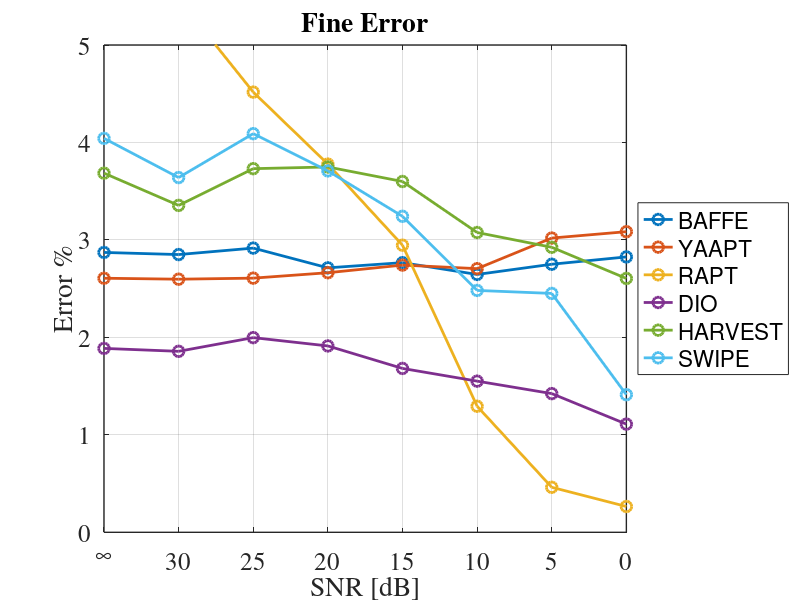
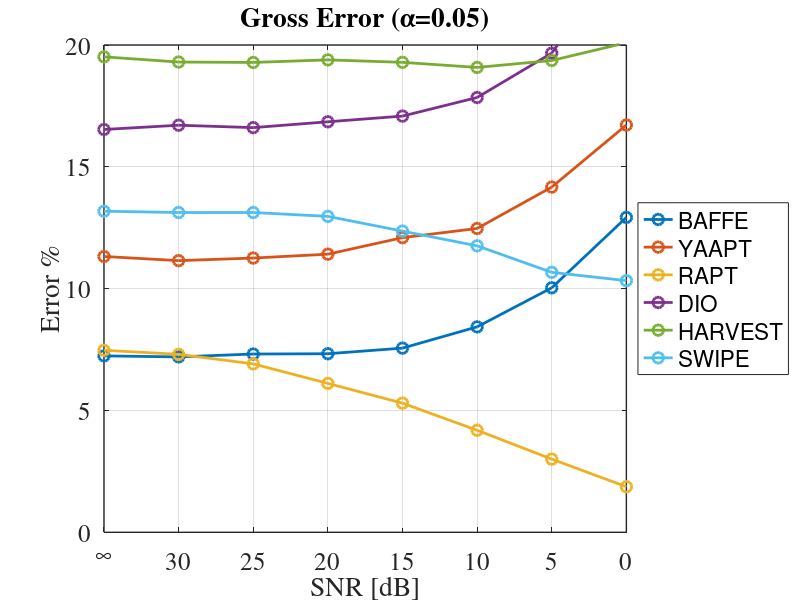
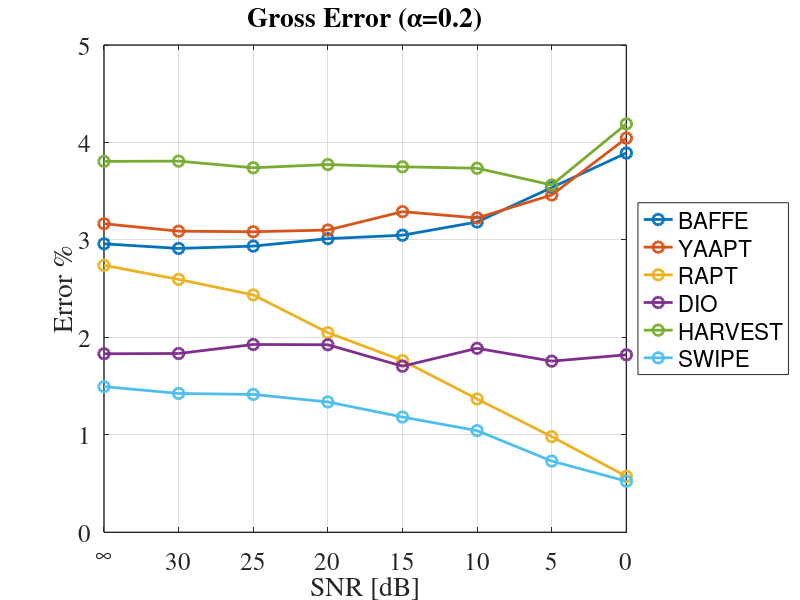
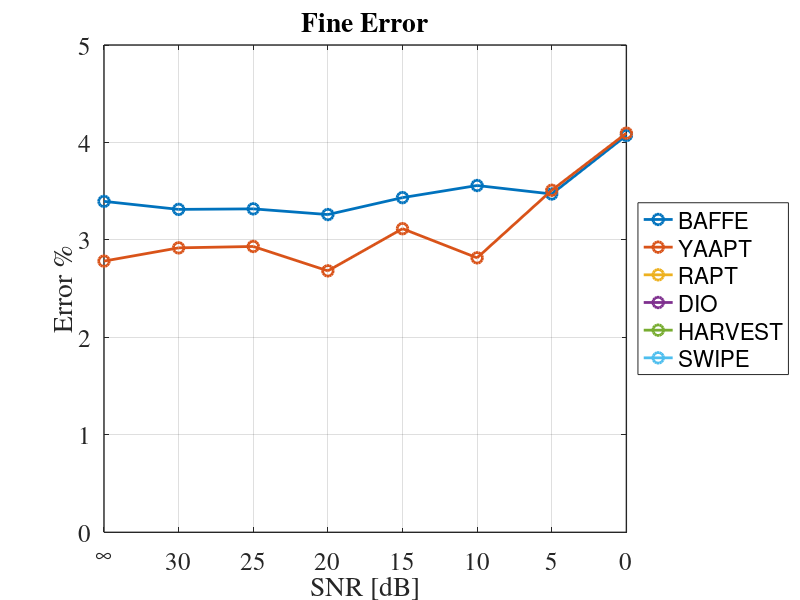

MATLAB code for these plots, in order:
% % % % % % % % % % % % % % % % % % % % % % % % % % % % % % % % % % % % % %
% % Name        : Danny Toma
% % Date        : February 1, 2019
% % Description : This script plots the results of all algorithms
% %               with the keele database as the reference. 
% % % % % % % % % % % % % % % % % % % % % % % % % % % % % % % % % % % % % %


close all

% Load Error results
load yaapt_error_eval.mat
load baffe_error_eval.mat
load harvest_error_eval.mat
load swipe_error_eval.mat    
load dio_error_eval.mat
load rapt_error_eval.mat

prompt = 'Save Pictures? \n';
save_input = input(prompt);

%** STUDIO WHITE NOISE ****************************************************
figure(1)
plot(BAFFE_RESULTS.SNRZ,BAFFE_RESULTS.STUDIO_WHITE.FINE.*100,'-o','MarkerSize',7.75,'LineWidth',2)
hold on
plot(YAAPT_RESULTS.SNRZ,YAAPT_RESULTS.STUDIO_WHITE.FINE.*100,'-o','MarkerSize',7.75,'LineWidth',2)
plot(RAPT_RESULTS.SNRZ,RAPT_RESULTS.STUDIO_WHITE.FINE.*100,'-o','MarkerSize',7.75,'LineWidth',2)
plot(DIO_RESULTS.SNRZ,DIO_RESULTS.STUDIO_WHITE.FINE.*100,'-o','MarkerSize',7.75,'LineWidth',2)
plot(HARVEST_RESULTS.SNRZ,HARVEST_RESULTS.STUDIO_WHITE.FINE.*100,'-o','MarkerSize',7.75,'LineWidth',2)
plot(SWIPE_RESULTS.SNRZ,SWIPE_RESULTS.STUDIO_WHITE.FINE.*100,'-o','MarkerSize',7.75,'LineWidth',2)
grid on
axis([0 inf 0 5])
set(gca, 'XDir','reverse')
xl=get(gca,'xtick');
xl=num2cell(num2str(xl.'),2);
xl(end)={'\infty'};
set(gca,'xticklabel',xl)
xlabel('SNR [dB]','FontSize',18);
ylabel('Error %','FontSize',18);
title('Fine Error','FontSize',20);
set(gca,'FontSize',18)
set(gca,'FontName','Times')
set(gca,'LineWidth',1)
legend({'BAFFE','YAAPT','RAPT','DIO','HARVEST','SWIPE'},'Location','eastoutside')
set(gcf, 'Position', get(0, 'Screensize'));

if( save_input == 1)
   print('-dpng','-r600','studio_white_fine.png')
end

figure(2)
plot(BAFFE_RESULTS.SNRZ,BAFFE_RESULTS.STUDIO_WHITE.GROSS5.*100,'-o','MarkerSize',7.75,'LineWidth',2)
hold on
plot(YAAPT_RESULTS.SNRZ,YAAPT_RESULTS.STUDIO_WHITE.GROSS5.*100,'-o','MarkerSize',7.75,'LineWidth',2)
plot(RAPT_RESULTS.SNRZ,RAPT_RESULTS.STUDIO_WHITE.GROSS5.*100,'-o','MarkerSize',7.75,'LineWidth',2)
plot(DIO_RESULTS.SNRZ,DIO_RESULTS.STUDIO_WHITE.GROSS5.*100,'-o','MarkerSize',7.75,'LineWidth',2)
plot(HARVEST_RESULTS.SNRZ,HARVEST_RESULTS.STUDIO_WHITE.GROSS5.*100,'-o','MarkerSize',7.75,'LineWidth',2)
plot(SWIPE_RESULTS.SNRZ,SWIPE_RESULTS.STUDIO_WHITE.GROSS5.*100,'-o','MarkerSize',7.75,'LineWidth',2)
grid on
axis([0 inf 0 20])
set(gca, 'XDir','reverse')
xl=get(gca,'xtick');
xl=num2cell(num2str(xl.'),2);
xl(end)={'\infty'};
set(gca,'xticklabel',xl)
xlabel('SNR [dB]','FontSize',18);
ylabel('Error %','FontSize',18);
title('Gross Error ({\alpha}=0.05)','FontSize',20);
set(gca,'FontSize',18)
set(gca,'FontName','Times')
set(gca,'LineWidth',1)
legend({'BAFFE','YAAPT','RAPT','DIO','HARVEST','SWIPE'},'Location','eastoutside') 
set(gcf, 'Position', get(0, 'Screensize'));

if( save_input == 1)
   print('-dpng','-r600','studio_white_gross_05.png')
end

figure(3)
plot(BAFFE_RESULTS.SNRZ,BAFFE_RESULTS.STUDIO_WHITE.GROSS20.*100,'-o','MarkerSize',7.75,'LineWidth',2)
hold on
plot(YAAPT_RESULTS.SNRZ,YAAPT_RESULTS.STUDIO_WHITE.GROSS20.*100,'-o','MarkerSize',7.75,'LineWidth',2)
plot(RAPT_RESULTS.SNRZ,RAPT_RESULTS.STUDIO_WHITE.GROSS20.*100,'-o','MarkerSize',7.75,'LineWidth',2)
plot(DIO_RESULTS.SNRZ,DIO_RESULTS.STUDIO_WHITE.GROSS20.*100,'-o','MarkerSize',7.75,'LineWidth',2)
plot(HARVEST_RESULTS.SNRZ,HARVEST_RESULTS.STUDIO_WHITE.GROSS20.*100,'-o','MarkerSize',7.75,'LineWidth',2)
plot(SWIPE_RESULTS.SNRZ,SWIPE_RESULTS.STUDIO_WHITE.GROSS20.*100,'-o','MarkerSize',7.75,'LineWidth',2)
grid on
axis([0 inf 0 5])
set(gca, 'XDir','reverse')
xl=get(gca,'xtick');
xl=num2cell(num2str(xl.'),2);
xl(end)={'\infty'};
set(gca,'xticklabel',xl)
xlabel('SNR [dB]','FontSize',18);
ylabel('Error %','FontSize',18);
title('Gross Error ({\alpha}=0.2)','FontSize',20);
set(gca,'FontSize',18)
set(gca,'FontName','Times')
set(gca,'LineWidth',1)
legend({'BAFFE','YAAPT','RAPT','DIO','HARVEST','SWIPE'},'Location','eastoutside') 
set(gcf, 'Position', get(0, 'Screensize'));

if( save_input == 1)
   print('-dpng','-r600','studio_white_gross_20.png')
end

%** TELEPHONE WHITE NOISE *************************************************
figure(4)
plot(BAFFE_RESULTS.SNRZ,BAFFE_RESULTS.TELE_WHITE.FINE.*100,'-o','MarkerSize',7.75,'LineWidth',2)
hold on
plot(YAAPT_RESULTS.SNRZ,YAAPT_RESULTS.TELE_WHITE.FINE.*100,'-o','MarkerSize',7.75,'LineWidth',2)
plot(RAPT_RESULTS.SNRZ,RAPT_RESULTS.TELE_WHITE.FINE.*100,'-o','MarkerSize',7.75,'LineWidth',2)
plot(DIO_RESULTS.SNRZ,DIO_RESULTS.TELE_WHITE.FINE.*100,'-o','MarkerSize',7.75,'LineWidth',2)
plot(HARVEST_RESULTS.SNRZ,HARVEST_RESULTS.TELE_WHITE.FINE.*100,'-o','MarkerSize',7.75,'LineWidth',2)
plot(SWIPE_RESULTS.SNRZ,SWIPE_RESULTS.TELE_WHITE.FINE.*100,'-o','MarkerSize',7.75,'LineWidth',2)
grid on
axis([0 inf 0 5])
set(gca, 'XDir','reverse')
xl=get(gca,'xtick');
xl=num2cell(num2str(xl.'),2);
xl(end)={'\infty'};
set(gca,'xticklabel',xl)
xlabel('SNR [dB]','FontSize',18);
ylabel('Error %','FontSize',18);
title('Fine Error','FontSize',20);
set(gca,'FontSize',18)
set(gca,'FontName','Times')
set(gca,'LineWidth',1)
legend({'BAFFE','YAAPT','RAPT','DIO','HARVEST','SWIPE'},'Location','eastoutside') 
set(gcf, 'Position', get(0, 'Screensize'));

if( save_input == 1)
   print('-dpng','-r600','tele_white_fine.png')
end

figure(5)
plot(BAFFE_RESULTS.SNRZ,BAFFE_RESULTS.TELE_WHITE.GROSS5.*100,'-o','MarkerSize',7.75,'LineWidth',2)
hold on
plot(YAAPT_RESULTS.SNRZ,YAAPT_RESULTS.TELE_WHITE.GROSS5.*100,'-o','MarkerSize',7.75,'LineWidth',2)
plot(RAPT_RESULTS.SNRZ,RAPT_RESULTS.TELE_WHITE.GROSS5.*100,'-o','MarkerSize',7.75,'LineWidth',2)
plot(DIO_RESULTS.SNRZ,DIO_RESULTS.TELE_WHITE.GROSS5.*100,'-o','MarkerSize',7.75,'LineWidth',2)
plot(HARVEST_RESULTS.SNRZ,HARVEST_RESULTS.TELE_WHITE.GROSS5.*100,'-o','MarkerSize',7.75,'LineWidth',2)
plot(SWIPE_RESULTS.SNRZ,SWIPE_RESULTS.TELE_WHITE.GROSS5.*100,'-o','MarkerSize',7.75,'LineWidth',2)
grid on
axis([0 inf 0 30])
set(gca, 'XDir','reverse')
xl=get(gca,'xtick');
xl=num2cell(num2str(xl.'),2);
xl(end)={'\infty'};
set(gca,'xticklabel',xl)
xlabel('SNR [dB]','FontSize',18);
ylabel('Error %','FontSize',18);
title('Gross Error ({\alpha}=0.05)','FontSize',20);
set(gca,'FontSize',18)
set(gca,'FontName','Times')
set(gca,'LineWidth',1)
legend({'BAFFE','YAAPT','RAPT','DIO','HARVEST','SWIPE'},'Location','eastoutside') 
set(gcf, 'Position', get(0, 'Screensize'));

if( save_input == 1)
   print('-dpng','-r600','tele_white_gross_05.png')
end

figure(6)
plot(BAFFE_RESULTS.SNRZ,BAFFE_RESULTS.TELE_WHITE.GROSS20.*100,'-o','MarkerSize',7.75,'LineWidth',2)
hold on
plot(YAAPT_RESULTS.SNRZ,YAAPT_RESULTS.TELE_WHITE.GROSS20.*100,'-o','MarkerSize',7.75,'LineWidth',2)
plot(RAPT_RESULTS.SNRZ,RAPT_RESULTS.TELE_WHITE.GROSS20.*100,'-o','MarkerSize',7.75,'LineWidth',2)
plot(DIO_RESULTS.SNRZ,DIO_RESULTS.TELE_WHITE.GROSS20.*100,'-o','MarkerSize',7.75,'LineWidth',2)
plot(HARVEST_RESULTS.SNRZ,HARVEST_RESULTS.TELE_WHITE.GROSS20.*100,'-o','MarkerSize',7.75,'LineWidth',2)
plot(SWIPE_RESULTS.SNRZ,SWIPE_RESULTS.TELE_WHITE.GROSS20.*100,'-o','MarkerSize',7.75,'LineWidth',2)
grid on
axis([0 inf 0 10])
set(gca, 'XDir','reverse')
xl=get(gca,'xtick');
xl=num2cell(num2str(xl.'),2);
xl(end)={'\infty'};
set(gca,'xticklabel',xl)
xlabel('SNR [dB]','FontSize',18);
ylabel('Error %','FontSize',18);
title('Gross Error ({\alpha}=0.2)','FontSize',20);
set(gca,'FontSize',18)
set(gca,'FontName','Times')
set(gca,'LineWidth',1)
legend({'BAFFE','YAAPT','RAPT','DIO','HARVEST','SWIPE'},'Location','eastoutside') 
set(gcf, 'Position', get(0, 'Screensize'));

if( save_input == 1)
   print('-dpng','-r600','tele_white_gross_2.png')
end

%** STUDIO BABBLE NOISE ***************************************************
figure(7)
plot(BAFFE_RESULTS.SNRZ,BAFFE_RESULTS.STUDIO_BABBLE.FINE.*100,'-o','MarkerSize',7.75,'LineWidth',2)
hold on
plot(YAAPT_RESULTS.SNRZ,YAAPT_RESULTS.STUDIO_BABBLE.FINE.*100,'-o','MarkerSize',7.75,'LineWidth',2)
plot(RAPT_RESULTS.SNRZ,RAPT_RESULTS.STUDIO_BABBLE.FINE.*100,'-o','MarkerSize',7.75,'LineWidth',2)
plot(DIO_RESULTS.SNRZ,DIO_RESULTS.STUDIO_BABBLE.FINE.*100,'-o','MarkerSize',7.75,'LineWidth',2)
plot(HARVEST_RESULTS.SNRZ,HARVEST_RESULTS.STUDIO_BABBLE.FINE.*100,'-o','MarkerSize',7.75,'LineWidth',2)
plot(SWIPE_RESULTS.SNRZ,SWIPE_RESULTS.STUDIO_BABBLE.FINE.*100,'-o','MarkerSize',7.75,'LineWidth',2)
grid on
axis([0 inf 0 10])
set(gca, 'XDir','reverse')
xl=get(gca,'xtick');
xl=num2cell(num2str(xl.'),2);
xl(end)={'\infty'};
set(gca,'xticklabel',xl)
xlabel('SNR [dB]','FontSize',18);
ylabel('Error %','FontSize',18);
title('Fine Error','FontSize',20);
set(gca,'FontSize',18)
set(gca,'FontName','Times')
set(gca,'LineWidth',1)
legend({'BAFFE','YAAPT','RAPT','DIO','HARVEST','SWIPE'},'Location','eastoutside') 
set(gcf, 'Position', get(0, 'Screensize'));

if( save_input == 1)
   print('-dpng','-r600','studio_babble_fine.png')
end

figure(8)
plot(BAFFE_RESULTS.SNRZ,BAFFE_RESULTS.STUDIO_BABBLE.GROSS5.*100,'-o','MarkerSize',7.75,'LineWidth',2)
hold on
plot(YAAPT_RESULTS.SNRZ,YAAPT_RESULTS.STUDIO_BABBLE.GROSS5.*100,'-o','MarkerSize',7.75,'LineWidth',2)
plot(RAPT_RESULTS.SNRZ,RAPT_RESULTS.STUDIO_BABBLE.GROSS5.*100,'-o','MarkerSize',7.75,'LineWidth',2)
plot(DIO_RESULTS.SNRZ,DIO_RESULTS.STUDIO_BABBLE.GROSS5.*100,'-o','MarkerSize',7.75,'LineWidth',2)
plot(HARVEST_RESULTS.SNRZ,HARVEST_RESULTS.STUDIO_BABBLE.GROSS5.*100,'-o','MarkerSize',7.75,'LineWidth',2)
plot(SWIPE_RESULTS.SNRZ,SWIPE_RESULTS.STUDIO_BABBLE.GROSS5.*100,'-o','MarkerSize',7.75,'LineWidth',2)
grid on
axis([0 inf 0 40])
set(gca, 'XDir','reverse')
xl=get(gca,'xtick');
xl=num2cell(num2str(xl.'),2);
xl(end)={'\infty'};
set(gca,'xticklabel',xl)
xlabel('SNR [dB]','FontSize',18);
ylabel('Error %','FontSize',18);
title('Gross Error ({\alpha}=0.05)','FontSize',20);
set(gca,'FontSize',18)
set(gca,'FontName','Times')
set(gca,'LineWidth',1)
legend({'BAFFE','YAAPT','RAPT','DIO','HARVEST','SWIPE'},'Location','eastoutside') 
set(gcf, 'Position', get(0, 'Screensize'));

if( save_input == 1)
   print('-dpng','-r600','studio_babble_gross_05.png')
end

figure(9)
plot(BAFFE_RESULTS.SNRZ,BAFFE_RESULTS.STUDIO_BABBLE.GROSS20.*100,'-o','MarkerSize',7.75,'LineWidth',2)
hold on
plot(YAAPT_RESULTS.SNRZ,YAAPT_RESULTS.STUDIO_BABBLE.GROSS20.*100,'-o','MarkerSize',7.75,'LineWidth',2)
plot(RAPT_RESULTS.SNRZ,RAPT_RESULTS.STUDIO_BABBLE.GROSS20.*100,'-o','MarkerSize',7.75,'LineWidth',2)
plot(DIO_RESULTS.SNRZ,DIO_RESULTS.STUDIO_BABBLE.GROSS20.*100,'-o','MarkerSize',7.75,'LineWidth',2)
plot(HARVEST_RESULTS.SNRZ,HARVEST_RESULTS.STUDIO_BABBLE.GROSS20.*100,'-o','MarkerSize',7.75,'LineWidth',2)
plot(SWIPE_RESULTS.SNRZ,SWIPE_RESULTS.STUDIO_BABBLE.GROSS20.*100,'-o','MarkerSize',7.75,'LineWidth',2)
grid on
axis([0 inf 0 20])
set(gca, 'XDir','reverse')
xl=get(gca,'xtick');
xl=num2cell(num2str(xl.'),2);
xl(end)={'\infty'};
set(gca,'xticklabel',xl)
xlabel('SNR [dB]','FontSize',18);
ylabel('Error %','FontSize',18);
title('Gross Error ({\alpha}=0.2)','FontSize',20);
set(gca,'FontSize',18)
set(gca,'FontName','Times')
set(gca,'LineWidth',1)
legend({'BAFFE','YAAPT','RAPT','DIO','HARVEST','SWIPE'},'Location','eastoutside') 
set(gcf, 'Position', get(0, 'Screensize'));

if( save_input == 1)
   print('-dpng','-r600','studio_babble_gross_20.png')
end

%** TELEPHONE BABBLE NOISE ************************************************
figure(10)
plot(BAFFE_RESULTS.SNRZ,BAFFE_RESULTS.TELE_BABBLE.FINE.*100,'-o','MarkerSize',7.75,'LineWidth',2)
hold on
plot(YAAPT_RESULTS.SNRZ,YAAPT_RESULTS.TELE_BABBLE.FINE.*100,'-o','MarkerSize',7.75,'LineWidth',2)
plot(RAPT_RESULTS.SNRZ,RAPT_RESULTS.TELE_BABBLE.FINE.*100,'-o','MarkerSize',7.75,'LineWidth',2)
plot(DIO_RESULTS.SNRZ,DIO_RESULTS.TELE_BABBLE.FINE.*100,'-o','MarkerSize',7.75,'LineWidth',2)
plot(HARVEST_RESULTS.SNRZ,HARVEST_RESULTS.TELE_BABBLE.FINE.*100,'-o','MarkerSize',7.75,'LineWidth',2)
plot(SWIPE_RESULTS.SNRZ,SWIPE_RESULTS.TELE_BABBLE.FINE.*100,'-o','MarkerSize',7.75,'LineWidth',2)
grid on
axis([0 inf 0 30])
set(gca, 'XDir','reverse')
xl=get(gca,'xtick');
xl=num2cell(num2str(xl.'),2);
xl(end)={'\infty'};
set(gca,'xticklabel',xl)
xlabel('SNR [dB]','FontSize',18);
ylabel('Error %','FontSize',18);
title('Fine Error','FontSize',20);
set(gca,'FontSize',18)
set(gca,'FontName','Times')
set(gca,'LineWidth',1)
legend({'BAFFE','YAAPT','RAPT','DIO','HARVEST','SWIPE'},'Location','eastoutside') 
set(gcf, 'Position', get(0, 'Screensize'));

if( save_input == 1)
   print('-dpng','-r600','tele_babble_fine.png')
end

figure(11)
plot(BAFFE_RESULTS.SNRZ,BAFFE_RESULTS.TELE_BABBLE.GROSS5.*100,'-o','MarkerSize',7.75,'LineWidth',2)
hold on
plot(YAAPT_RESULTS.SNRZ,YAAPT_RESULTS.TELE_BABBLE.GROSS5.*100,'-o','MarkerSize',7.75,'LineWidth',2)
plot(RAPT_RESULTS.SNRZ,RAPT_RESULTS.TELE_BABBLE.GROSS5.*100,'-o','MarkerSize',7.75,'LineWidth',2)
plot(DIO_RESULTS.SNRZ,DIO_RESULTS.TELE_BABBLE.GROSS5.*100,'-o','MarkerSize',7.75,'LineWidth',2)
plot(HARVEST_RESULTS.SNRZ,HARVEST_RESULTS.TELE_BABBLE.GROSS5.*100,'-o','MarkerSize',7.75,'LineWidth',2)
plot(SWIPE_RESULTS.SNRZ,SWIPE_RESULTS.TELE_BABBLE.GROSS5.*100,'-o','MarkerSize',7.75,'LineWidth',2)
grid on
axis([0 inf 0 70])
set(gca, 'XDir','reverse')
xl=get(gca,'xtick');
xl=num2cell(num2str(xl.'),2);
xl(end)={'\infty'};
set(gca,'xticklabel',xl)
xlabel('SNR [dB]','FontSize',18);
ylabel('Error %','FontSize',18);
title('Gross Error ({\alpha}=0.05)','FontSize',20);
set(gca,'FontSize',18)
set(gca,'FontName','Times')
set(gca,'LineWidth',1)
legend({'BAFFE','YAAPT','RAPT','DIO','HARVEST','SWIPE'},'Location','eastoutside') 
set(gcf, 'Position', get(0, 'Screensize'));

if( save_input == 1)
   print('-dpng','-r600','tele_babble_gross_05.png')
end

figure(12)
plot(BAFFE_RESULTS.SNRZ,BAFFE_RESULTS.TELE_BABBLE.GROSS20.*100,'-o','MarkerSize',7.75,'LineWidth',2)
hold on
plot(YAAPT_RESULTS.SNRZ,YAAPT_RESULTS.TELE_BABBLE.GROSS20.*100,'-o','MarkerSize',7.75,'LineWidth',2)
plot(RAPT_RESULTS.SNRZ,RAPT_RESULTS.TELE_BABBLE.GROSS20.*100,'-o','MarkerSize',7.75,'LineWidth',2)
plot(DIO_RESULTS.SNRZ,DIO_RESULTS.TELE_BABBLE.GROSS20.*100,'-o','MarkerSize',7.75,'LineWidth',2)
plot(HARVEST_RESULTS.SNRZ,HARVEST_RESULTS.TELE_BABBLE.GROSS20.*100,'-o','MarkerSize',7.75,'LineWidth',2)
plot(SWIPE_RESULTS.SNRZ,SWIPE_RESULTS.TELE_BABBLE.GROSS20.*100,'-o','MarkerSize',7.75,'LineWidth',2)
grid on
axis([0 inf 0 50])
set(gca, 'XDir','reverse')
xl=get(gca,'xtick');
xl=num2cell(num2str(xl.'),2);
xl(end)={'\infty'};
set(gca,'xticklabel',xl)
xlabel('SNR [dB]','FontSize',18);
ylabel('Error %','FontSize',18);
title('Gross Error ({\alpha}=0.2)','FontSize',20);
set(gca,'FontSize',18)
set(gca,'FontName','Times')
set(gca,'LineWidth',1)
legend({'BAFFE','YAAPT','RAPT','DIO','HARVEST','SWIPE'},'Location','eastoutside') 
set(gcf, 'Position', get(0, 'Screensize'));

if( save_input == 1)
   print('-dpng','-r600','tele_babble_gross_20.png')
end

